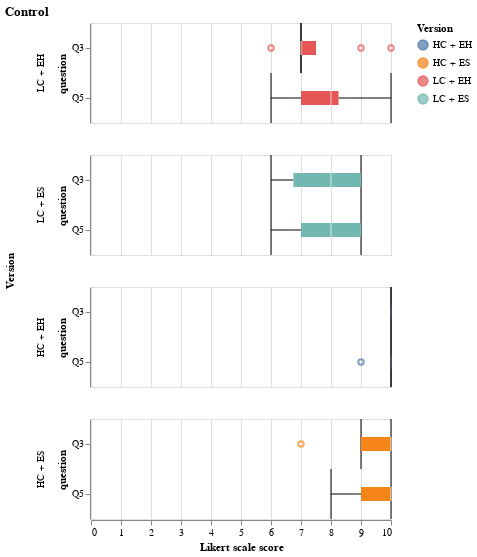

The notebook cell saved with this chart:
### Code cell
charts[3]

### Figure 1 — Vega-Lite specification as saved in the notebook (floating-point values rounded to 4 significant figures)
{"config": {"view": {"continuousWidth": 300, "continuousHeight": 300}}, "data": {"name": "data-5f87b530e35cc1ba388965b0f2f2b26f"}, "mark": {"type": "boxplot", "ticks": true}, "encoding": {"color": {"field": "version", "title": "Version", "type": "nominal"}, "row": {"field": "version", "sort": ["LC + EH", "LC + ES", "HC + EH", "HC + ES"], "spacing": 30, "title": "Version", "type": "nominal"}, "x": {"field": "value", "scale": {"domain": [0, 10]}, "title": "Likert scale score", "type": "quantitative"}, "y": {"field": "question", "sort": ["LC + EH", "LC + ES", "HC + EH", "HC + ES"], "type": "nominal"}}, "height": 100, "title": "Control", "$schema": "https://vega.github.io/schema/vega-lite/v5.8.0.json", "datasets": {"data-5f87b530e35cc1ba388965b0f2f2b26f": [{"version": "LC + ES", "question": "Q3", "value": 6}, {"version": "LC + ES", "question": "Q3", "value": 9}, {"version": "LC + EH", "question": "Q3", "value": 6}, {"version": "HC + ES", "question": "Q3", "value": 10}, {"version": "HC + EH", "question": "Q3", "value": 10}, {"version": "LC + EH", "question": "Q3", "value": 7}, {"version": "LC + EH", "question": "Q3", "value": 7}, {"version": "LC + ES", "question": "Q3", "value": 7}, {"version": "HC + ES", "question": "Q3", "value": 9}, {"version": "LC + EH", "question": "Q3", "value": 7}, {"version": "HC + EH", "question": "Q3", "value": 10}, {"version": "HC + EH", "question": "Q3", "value": 10}, {"version": "HC + EH", "question": "Q3", "value": 10}, {"version": "LC + ES", "question": "Q3", "value": 9}, {"version": "HC + ES", "question": "Q3", "value": 9}, {"version": "LC + ES", "question": "Q3", "value": 7}, {"version": "LC + EH", "question": "Q3", "value": 10}, {"version": "HC + ES", "question": "Q3", "value": 7}, {"version": "HC + ES", "question": "Q3", "value": 10}, {"version": "HC + ES", "question": "Q3", "value": 10}, {"version": "HC + EH", "question": "Q3", "value": 10}, {"version": "HC + EH", "question": "Q3", "value": 10}, {"version": "HC + EH", "question": "Q3", "value": 10}, {"version": "LC + ES", "question": "Q3", "value": 6}, {"version": "HC + ES", "question": "Q3", "value": 10}, {"version": "LC + ES", "question": "Q3", "value": 9}, {"version": "LC + EH", "question": "Q3", "value": 7}, {"version": "HC + ES", "question": "Q3", "value": 10}, {"version": "LC + EH", "question": "Q3", "value": 9}, {"version": "HC + EH", "question": "Q3", "value": 10}, {"version": "LC + ES", "question": "Q3", "value": 9}, {"version": "LC + EH", "question": "Q3", "value": 7}, {"version": "LC + ES", "question": "Q5", "value": 9}, {"version": "LC + ES", "question": "Q5", "value": 9}, {"version": "LC + EH", "question": "Q5", "value": 7}, {"version": "HC + ES", "question": "Q5", "value": 10}, {"version": "HC + EH", "question": "Q5", "value": 10}, {"version": "LC + EH", "question": "Q5", "value": 7}, {"version": "LC + EH", "question": "Q5", "value": 6}, {"version": "LC + ES", "question": "Q5", "value": 8}, {"version": "HC + ES", "question": "Q5", "value": 9}, {"version": "LC + EH", "question": "Q5", "value": 8}, {"version": "HC + EH", "question": "Q5", "value": 10}, {"version": "HC + EH", "question": "Q5", "value": 10}, {"version": "HC + EH", "question": "Q5", "value": 10}, {"version": "LC + ES", "question": "Q5", "value": 7}, {"version": "HC + ES", "question": "Q5", "value": 10}, {"version": "LC + ES", "question": "Q5", "value": 7}, {"version": "LC + EH", "question": "Q5", "value": 10}, {"version": "HC + ES", "question": "Q5", "value": 8}, {"version": "HC + ES", "question": "Q5", "value": 10}, {"version": "HC + ES", "question": "Q5", "value": 10}, {"version": "HC + EH", "question": "Q5", "value": 10}, {"version": "HC + EH", "question": "Q5", "value": 10}, {"version": "HC + EH", "question": "Q5", "value": 9}, {"version": "LC + ES", "question": "Q5", "value": 6}, {"version": "HC + ES", "question": "Q5", "value": 10}, {"version": "LC + ES", "question": "Q5", "value": 8}, {"version": "LC + EH", "question": "Q5", "value": 8}, {"version": "HC + ES", "question": "Q5", "value": 9}, {"version": "LC + EH", "question": "Q5", "value": 8}, {"version": "HC + EH", "question": "Q5", "value": 10}, {"version": "LC + ES", "question": "Q5", "value": 9}, {"version": "LC + EH", "question": "Q5", "value": 9}]}}
